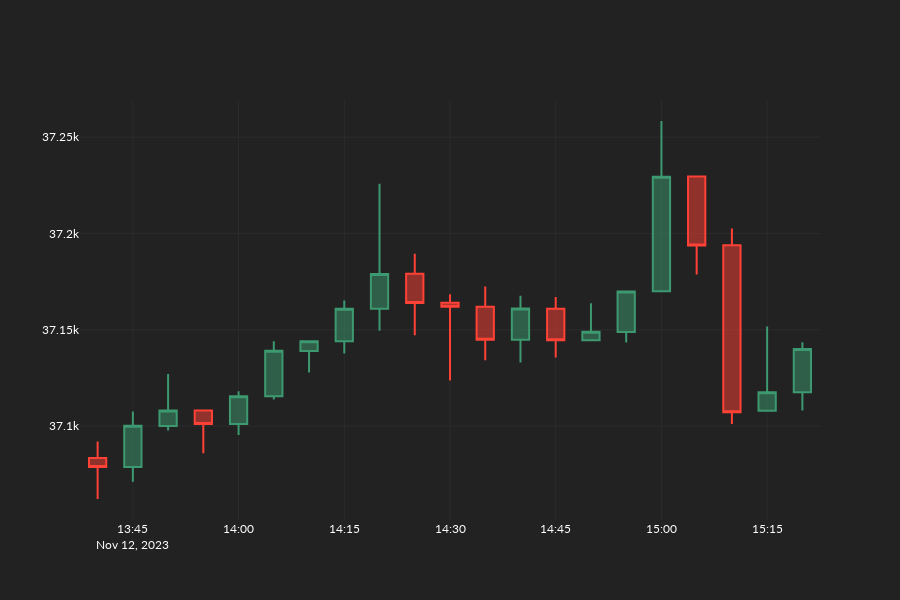

Notebook code cell kept with this figure:
### Code cell
plot_busdm_candles(candles=candles_busdm)
